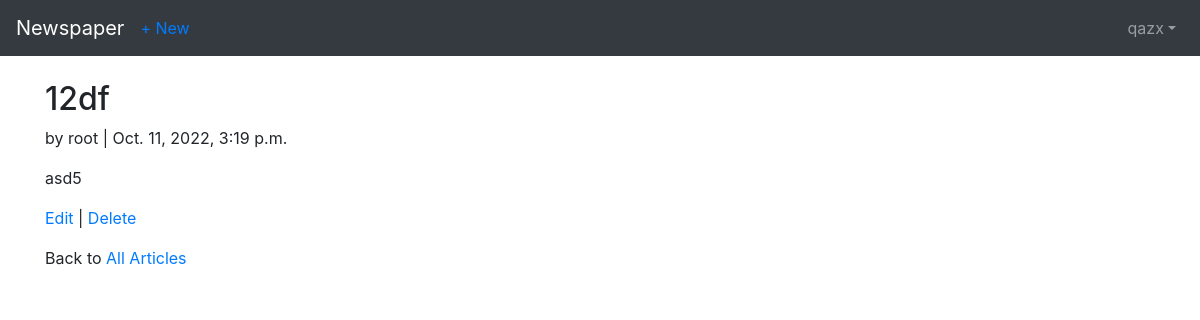
The page /articles/1/ (signed in) on the database its author committed.
### users/models.py (models this page shows)
class CustomUser(AbstractUser):
    age = models.PositiveIntegerField(default=0)

### articles/models.py (models this page shows, shortened)
class Article(models.Model):
    title = models.CharField(max_length=255)
    body = models.TextField()
    date = models.DateTimeField(auto_now_add=True)
    author = models.ForeignKey(settings.AUTH_USER_MODEL, on_delete=models.CASCADE,)

### articles/views.py (the view)
# urls.py: path('<int:pk>/', views.ArticleDetailView.as_view(), name='article_detail'),
class ArticleDetailView(LoginRequiredMixin, DetailView):
    model = models.Article
    template_name = 'article_detail.html'
    login_url = 'login'

### templates/article_detail.html (shortened to what this page needs)
<!DOCTYPE html>
<html lang="en">
<head>
</head>
<body>
{% extends 'base.html' %}
  {% block content %}
  <div class="article-entry">
      <h2>{{ object.title }}</h2>
      <p>by {{ object.author }} | {{ object.date }}</p>
      <p>{{ object.body }}</p>
  </div>
  <p><a href="{% url 'article_edit' article.pk %}">Edit</a> | <a href="{% url 'article_delete' article.pk %}">Delete</a></p>
  <p>Back to <a href="{% url 'article_list' %}">All Articles</a></p>
  {% endblock content %}

### templates/base.html (shortened to what this page needs)
<!DOCTYPE html>
<html lang="en">
<head>
    <link rel="stylesheet" href="https://maxcdn.bootstrapcdn.com/bootstrap/4.0.0/css/bootstrap.min.css"
/>
</head>
<body>
<nav class="navbar navbar-expand-md navbar-dark bg-dark mb-4">
    <a class="navbar-brand" href="{% url 'home' %}">Newspaper</a>
    <div class="collapse navbar-collapse" id="navbarCollapse">
        {% if user.is_authenticated %}
            <ul class="navbar-nav mr-auto">
                <li class="nav-item"><a href="{% url 'article_new' %}">+ New</a></li>
            </ul>
             <ul class="navbar-nav ml-auto">
                            <li class="nav-item">
                                <a class="nav-link dropdown-toggle" href="#" id="userMenu" data-toggle="dropdown"
                                aria-haspopup="true" aria-expanded="false">{{ user.username }}</a>
                            </li>
                        </ul>
                    {% else %}
                        <form class="form-inline ml-auto">
                            <a href = "{% url 'login' %}" class="btn btn-outline-secondary">Log in</a>
                            <a href = "{% url 'signup' %}" class="btn btn-primary ml-2">Sign up</a>
                        </form>
                    {% endif %}
    </div>
</nav>
<div class = 'container'>
        {% block content %}
        {% endblock %}
    </div>
</body>
</html>

### rows shown on the page
CustomUser: username "qazx"
Article: title "12df", author "root", date "Oct. 11, 2022, 3:19 p.m.", body "asd5"
